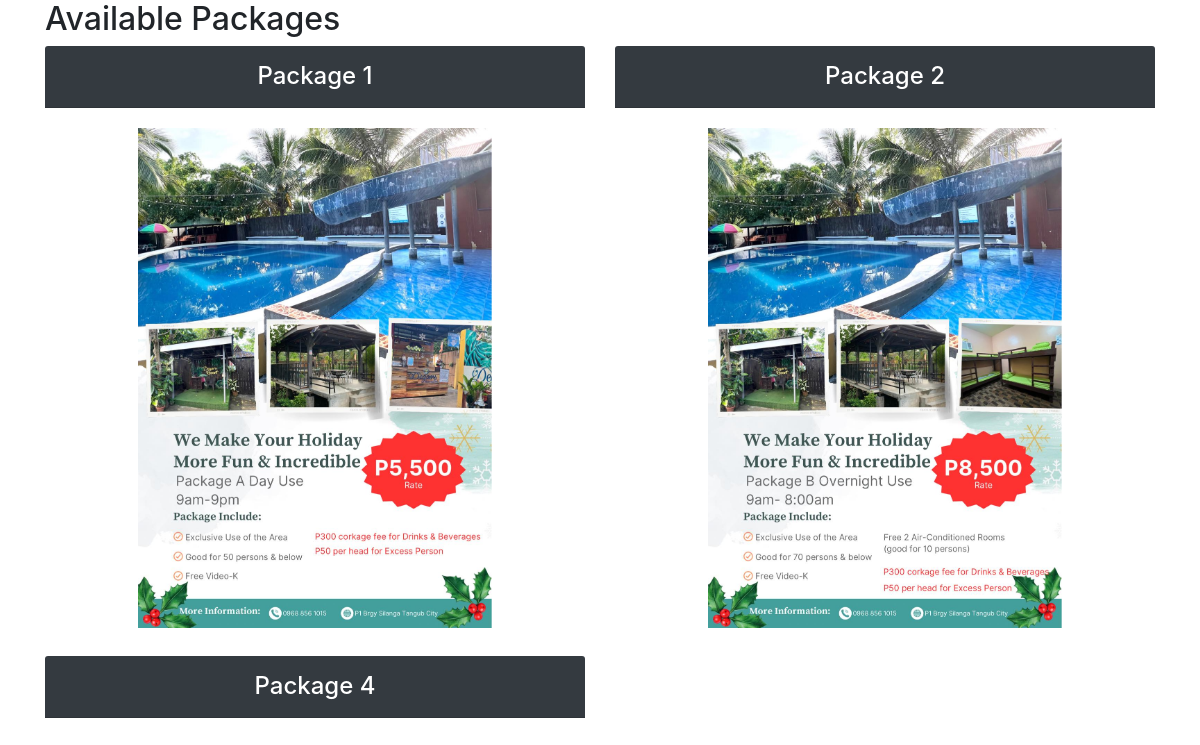
Screenshot of /portal/package/viewpkg.php with the database file from the repository.
### tables this page shows
CREATE TABLE `packages` (
  `id` int(11) NOT NULL,
  `package_name` varchar(255) NOT NULL,
  `package_rate` int(11) NOT NULL,
  `image_name` varchar(255) NOT NULL
);

### portal/package/viewpkg.php (the view, shortened to what this page needs)
<!DOCTYPE html>
<html lang="en">
<head>
    <link rel="stylesheet" href="https://maxcdn.bootstrapcdn.com/bootstrap/4.0.0/css/bootstrap.min.css">
</head>
<body>
    <div class="container">
    <h2>Available Packages</h2>
        <div class="row mb-3 text-center">
        <?php
        $conn = mysqli_connect('localhost', 'root', '', 'capstwo');
        $sql = "SELECT * FROM packages";
        $result = $conn->query($sql);
        if ($result->num_rows > 0) {
            while ($row = $result->fetch_assoc()) {
                $imagePath = '../../admin/packages/' . $row["image_name"];
                ?>
            <div class="col-md-6">
                <div class="card-header bg-dark text-white py-3">
                    <h4 class="my-0 fw-normal"><?php echo $row['package_name']; ?></h4>
                </div>
                <div class="card-body">
                    <img src="<?= $imagePath ?>" alt="" class="img-fluid mb-2" style="height: 500px;">
                </div>
            </div>
            <?php
                }
            } else {
                echo "No packages found.";
            }
            ?>
        </div>
    </div>
</body>
</html>

### rows the page displays
packages: package_name "Package 1", image_name (picture)
packages: package_name "Package 2", image_name (picture)
packages: package_name "Package 4"
